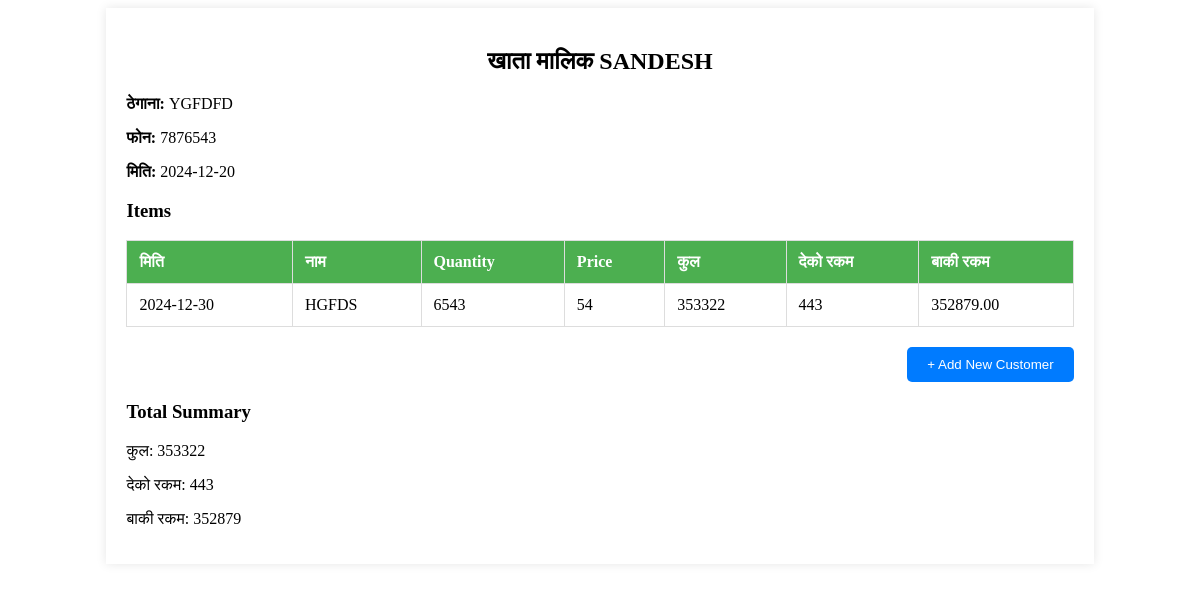
The app's page /item/3/ (signed in), older data.
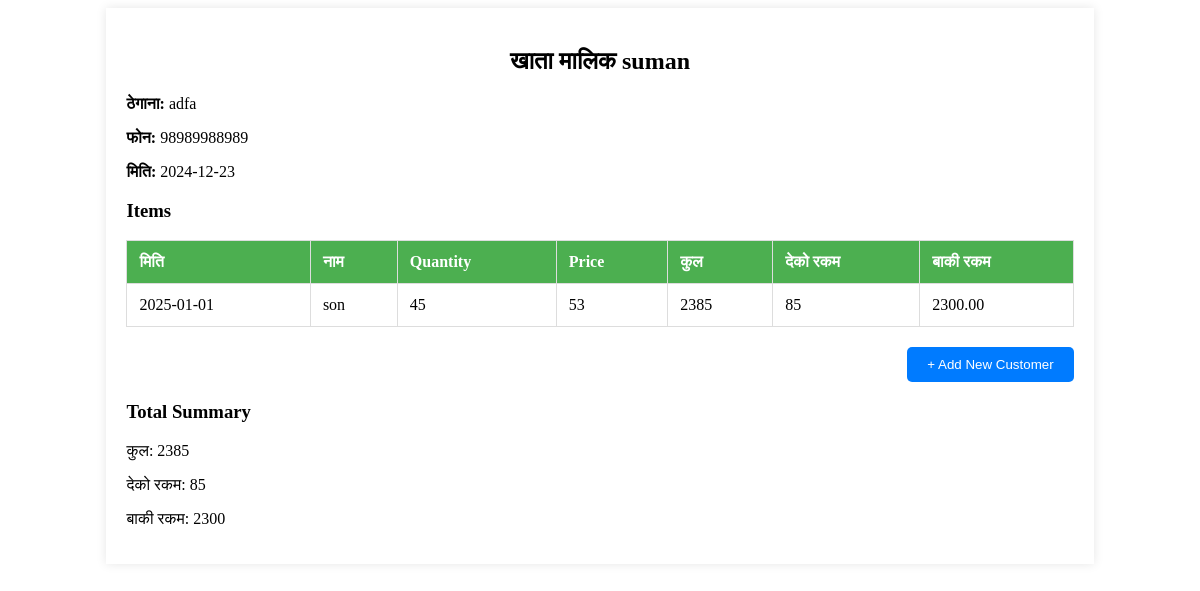
The same page, newer data.
### invoice/models.py (models this page shows, shortened)
class UserInfo(models.Model):
    username = models.CharField(max_length=255)
    father_name = models.CharField(max_length=255)
    address = models.CharField(max_length=255)
    phone = models.CharField(max_length=15)
    created_at = models.DateField()
    grand_parent=models.CharField(max_length=50)
    registered=models.CharField(max_length=50,blank=True)
    minor=models.CharField(max_length=50)
    from django.db.models import Sum, F

class Item(models.Model):
    medicine = models.CharField(max_length=255)
    quantity = models.IntegerField()
    price = models.IntegerField()
    paid_amount = models.IntegerField(default=0)
    customer_name=models.ForeignKey(UserInfo, on_delete=models.CASCADE,null=True,related_name='items')
    date = models.DateField(blank=True,null=True)
    @property
    def amount(self):
        return self.quantity * self.price

### invoice/views.py (the view)
# urls.py: path('', views.customer_data, name='invoice'),  # Main customer data view
@login_required
def invoice(request, customer_id):
    customer = UserInfo.objects.get(id=customer_id)
    items = Item.objects.filter(customer_name=customer)
    for item in items:
        item.remaining_amount = item.amount - item.paid_amount
    total_amount = sum(item.amount for item in items)
    total_paid_amount = sum(item.paid_amount for item in items)
    remaining_amount = total_amount - total_paid_amount
    return render(request, 'invoice.html', {
        'customer': customer,
        'items': items,
        'total_amount': total_amount,
        'total_paid_amount': total_paid_amount,
        'remaining_amount': remaining_amount
    })

### templates/invoice.html (shortened to what this page needs)
<!DOCTYPE html>
<html lang="en">
<head>
    {% load static %}
    <link rel="stylesheet" type="text/css" href="{% static 'css/storage.css' %}">
</head>
<body>
    <div class="table-container">
        <h2>खाता मालिक {{ customer.username }}</h2>
        <p><strong>ठेगाना:</strong> {{ customer.address }}</p>
        <p><strong>फोन:</strong> {{ customer.phone }}</p>
        <p><strong>मिति:</strong> {{ customer.created_at|date:"Y-m-d" }}</p>
        <h3>Items</h3>
        <table class="customer-table">
            <thead>
                <tr>
                    <th>मिति</th>
                    <th>नाम</th>
                    <th>Quantity</th>
                    <th>Price</th>
                    <th>कुल</th>
                    <th>देको रकम</th>
                    <th>बाकी रकम</th>
                </tr>
            </thead>
            <tbody>
                {% for item in items %}
                <tr>
                    <td>{{ item.date|date:"Y-m-d" }}</td>
                    <td>{{ item.medicine }}</td>
                    <td>{{ item.quantity }}</td>
                    <td>{{ item.price }}</td>
                    <td>{{ item.amount }}</td>
                    <td>{{ item.paid_amount }}</td>
                    <td>{{ item.remaining_amount|floatformat:2 }}</td>
                </tr>
                {% endfor %}
            </tbody>
        </table>
        <div style="display: flex; justify-content: flex-end; margin-top: 20px;">
            <button onclick="window.location.href='{% url 'home' %}'" class="add-btn">+ Add New Customer</button>
        </div>
        <h3>Total Summary</h3>
        <div class="total-summary">
            <p>कुल: <span>{{ total_amount }}</span></p>
            <p>देको रकम: <span>{{ total_paid_amount }}</span></p>
            <p>बाकी रकम: <span>{{ remaining_amount }}</span></p>
        </div>
    </div>
</body>
</html>

Row changes from the older to the newer data that the page shows:
removed Item: date "2024-12-30", medicine "HGFDS", quantity "6543", price "54", amount "353322", paid_amount "443", remaining_amount "352879.00"
changed UserInfo: username "SANDESH" → "suman"; address "YGFDFD" → "adfa"; phone "7876543" → "98989988989"; created_at "2024-12-20" → "2024-12-23"
added Item: date "2025-01-01", medicine "son", quantity "45", price "53", amount "2385", paid_amount "85", remaining_amount "2300.00"
Text that changed along with them:
{{ total_amount }}: "353322" → "2385"
{{ total_paid_amount }}: "443" → "85"
{{ remaining_amount }}: "352879" → "2300"
